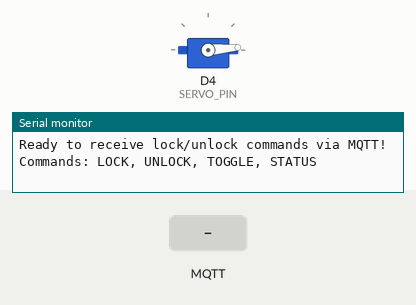
Recording of a program running on a simulated ESP8266 (Wemos D1 mini). Parts: servo, the last lines printed to the serial monitor. Inputs (shaded band) come from the test bench. WiFi joins after 1.5 s; servers stay silent unless stated; no MQTT or app messages arrive unless stated.

Above: at 2.8 s.
2.9 s: MQTT message "LOCK" arrives on the first subscribed topic
At 3.9 s:
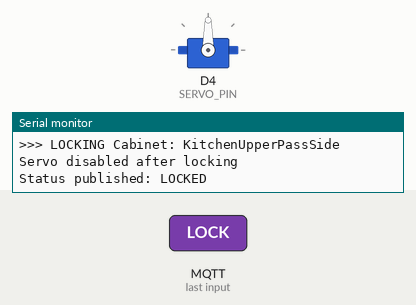
4.4 s: MQTT message "UNLOCK" arrives on the first subscribed topic
At 5.2 s:
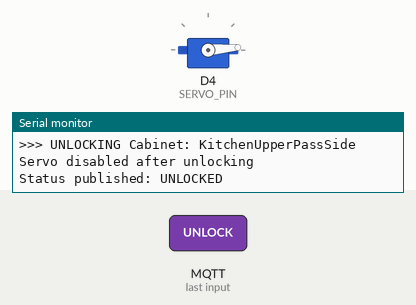
Timing chart, 0 to 7.4 s (numbered marks = the images above; inputs shaded):
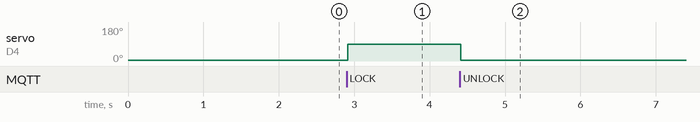

The program:

main.cpp
```cpp
#include <ESP8266WiFi.h>
#include <PubSubClient.h>
#include <Servo.h>

// ============================================
// CONFIGURATION - Change for each D1 Mini
// ============================================
// Set unique cabinet identifier for each D1 Mini
#define CABINET_ID "KitchenUpperPassSide"  // Options: kitchen1, kitchen2, bathroom, bedroom, etc.

// WiFi Configuration
const char* ssid = "Chester IOT";
const char* password = "2025Chester9894";

// MQTT Configuration - Connect to Mosquitto broker on GL-AR300M16 router
const char* mqtt_server = "192.168.8.1";  // Router IP address
const int mqtt_port = 1883;
const char* mqtt_user = "";  // No username
const char* mqtt_password = "";  // No password

// MQTT Client ID - Unique per device
String mqtt_client_id = String("CabLock_") + String(CABINET_ID);

// MQTT Topics - Generated based on CABINET_ID
String topic_cabinetLock_command = "CabLock" + String(CABINET_ID) + "Command";
String topic_cabinetLock_status = "CabLock" + String(CABINET_ID) + "Status";
const char* topic_allLock_command = "CabLockAllCommand";  // Group control

// Hardware Configuration
#define SERVO_PIN D4
Servo lockServo;

// Lock positions (adjust based on your servo/latch mechanism)
#define LOCKED_POSITION 90
#define UNLOCKED_POSITION 5

// MQTT Client
WiFiClient wifiClient;
PubSubClient mqttClient(wifiClient);

// Lock State
enum LockState {
  STATE_UNKNOWN,
  STATE_UNLOCKED,
  STATE_LOCKED
};

LockState currentState = STATE_UNKNOWN;
unsigned long lastStatusUpdate = 0;
const unsigned long STATUS_INTERVAL = 60000; // Send status every 60 seconds

// Forward declarations
void mqttCallback(char* topic, byte* payload, unsigned int length);
void reconnectMQTT();
void lockCabinet();
void unlockCabinet();
void sendStatus();
void processCommand(String command);

// MQTT Callback function
void mqttCallback(char* topic, byte* payload, unsigned int length) {
  String message = "";
  for (unsigned int i = 0; i < length; i++) {
    message += (char)payload[i];
  }

  Serial.printf("MQTT message received on topic: %s - Message: ", topic);
  Serial.println(message);

  message.trim();
  processCommand(message);
}

void processCommand(String command) {
  if (command == "LOCK") {
    lockCabinet();
  }
  else if (command == "UNLOCK") {
    unlockCabinet();
  }
  else if (command == "STATUS") {
    sendStatus();
  }
  else if (command == "TOGGLE") {
    if (currentState == STATE_LOCKED) {
      unlockCabinet();
    } else {
      lockCabinet();
    }
  }
  else {
    Serial.print("Unknown command: ");
    Serial.println(command);
  }
}

void reconnectMQTT() {
  // Loop until we're reconnected
  while (!mqttClient.connected()) {
    Serial.print("Attempting MQTT connection to ");
    Serial.print(mqtt_server);
    Serial.print(":");
    Serial.print(mqtt_port);
    Serial.print(" as client: ");
    Serial.print(mqtt_client_id);
    Serial.print("...");

    // Connect with or without credentials
    bool connected;
    if (strlen(mqtt_user) > 0) {
      connected = mqttClient.connect(mqtt_client_id.c_str(), mqtt_user, mqtt_password);
    } else {
      connected = mqttClient.connect(mqtt_client_id.c_str());
    }

    if (connected) {
      Serial.println("connected");

      // Subscribe to individual command topic
      mqttClient.subscribe(topic_cabinetLock_command.c_str());
      Serial.print("Subscribed to: ");
      Serial.println(topic_cabinetLock_command);

      // Subscribe to group command topic (for controlling all locks at once)
      mqttClient.subscribe(topic_allLock_command);
      Serial.print("Subscribed to: ");
      Serial.println(topic_allLock_command);

      // Send initial status
      sendStatus();
    } else {
      Serial.print("failed, rc=");
      Serial.print(mqttClient.state());
      Serial.println(" try again in 5 seconds");
      delay(5000);
    }
  }
}

void setup() {
  Serial.begin(115200);
  delay(100);

  Serial.println("\n\n=== ChesterTheBus D1 Mini Cabinet Lock Controller ===");
  Serial.print("Cabinet ID: ");
  Serial.println(CABINET_ID);
  Serial.print("Command Topic: ");
  Serial.println(topic_cabinetLock_command);
  Serial.print("Status Topic: ");
  Serial.println(topic_cabinetLock_status);

  // Initialize servo
  lockServo.attach(SERVO_PIN);
  lockServo.write(UNLOCKED_POSITION);
  currentState = STATE_UNLOCKED;
  lockServo.detach();
  Serial.println("Servo initialized at UNLOCKED position");

  // Connect to WiFi
  Serial.print("Connecting to WiFi: ");
  Serial.println(ssid);
  WiFi.mode(WIFI_STA);
  WiFi.begin(ssid, password);

  int attempts = 0;
  while (WiFi.status() != WL_CONNECTED && attempts < 40) {
    delay(500);
    Serial.print(".");
    attempts++;
  }

  if (WiFi.status() == WL_CONNECTED) {
    Serial.println("\nWiFi connected!");
    Serial.print("IP address: ");
    Serial.println(WiFi.localIP());
    Serial.print("MAC address: ");
    Serial.println(WiFi.macAddress());

    // Setup MQTT
    mqttClient.setServer(mqtt_server, mqtt_port);
    mqttClient.setCallback(mqttCallback);

    // Connect to MQTT broker
    reconnectMQTT();

    Serial.println("Ready to receive lock/unlock commands via MQTT!");
    Serial.println("Commands: LOCK, UNLOCK, TOGGLE, STATUS");
  } else {
    Serial.println("\nWiFi connection failed!");
    Serial.println("Will retry in loop...");
  }
}

void lockCabinet() {
  Serial.print(">>> LOCKING Cabinet: ");
  Serial.println(CABINET_ID);

  // Ensure servo is attached before moving
  if (!lockServo.attached()) {
    lockServo.attach(SERVO_PIN);
  }

  lockServo.write(LOCKED_POSITION);
  currentState = STATE_LOCKED;
  delay(500);  // Give servo time to move

  // Disable servo to save power and reduce noise
  lockServo.detach();
  Serial.println("Servo disabled after locking");

  // Publish status via MQTT
  if (mqttClient.connected()) {
    mqttClient.publish(topic_cabinetLock_status.c_str(), "LOCKED", true);  // Retained message
    Serial.println("Status published: LOCKED");
  }
}

void unlockCabinet() {
  Serial.print(">>> UNLOCKING Cabinet: ");
  Serial.println(CABINET_ID);

  // Ensure servo is attached before moving
  if (!lockServo.attached()) {
    lockServo.attach(SERVO_PIN);
  }

  lockServo.write(UNLOCKED_POSITION);
  currentState = STATE_UNLOCKED;
  delay(500);  // Give servo time to move

  // Disable servo to save power and reduce noise
  lockServo.detach();
  Serial.println("Servo disabled after unlocking");

  // Publish status via MQTT
  if (mqttClient.connected()) {
    mqttClient.publish(topic_cabinetLock_status.c_str(), "UNLOCKED", true);  // Retained message
    Serial.println("Status published: UNLOCKED");
  }
}

void sendStatus() {
  // Publish current status via MQTT (with retained flag for Home Assistant)
  if (mqttClient.connected()) {
    const char* status;
    if (currentState == STATE_LOCKED) {
      status = "LOCKED";
    } else if (currentState == STATE_UNLOCKED) {
      status = "UNLOCKED";
    } else {
      status = "UNKNOWN";
    }

    mqttClient.publish(topic_cabinetLock_status.c_str(), status, true);
    Serial.print("Status published for ");
    Serial.print(CABINET_ID);
    Serial.print(": ");
    Serial.println(status);
  }
}

void loop() {
  // Ensure WiFi is connected
  if (WiFi.status() != WL_CONNECTED) {
    Serial.println("WiFi disconnected, reconnecting...");
    WiFi.begin(ssid, password);
    int attempts = 0;
    while (WiFi.status() != WL_CONNECTED && attempts < 20) {
      delay(500);
      Serial.print(".");
      attempts++;
    }
    if (WiFi.status() == WL_CONNECTED) {
      Serial.println("\nWiFi reconnected!");
    }
  }

  // Keep MQTT connection alive
  if (!mqttClient.connected()) {
    reconnectMQTT();
  }
  mqttClient.loop();

  // Periodically send status update (for monitoring/debugging)
  if (millis() - lastStatusUpdate > STATUS_INTERVAL) {
    sendStatus();
    lastStatusUpdate = millis();
  }

  delay(10);
}
```

Measured:
- after the input at 2.9 s, servo on D4 (SERVO_PIN): 5° → 90° at once
- after the input at 4.4 s, servo on D4 (SERVO_PIN): 90° → 5° at once
